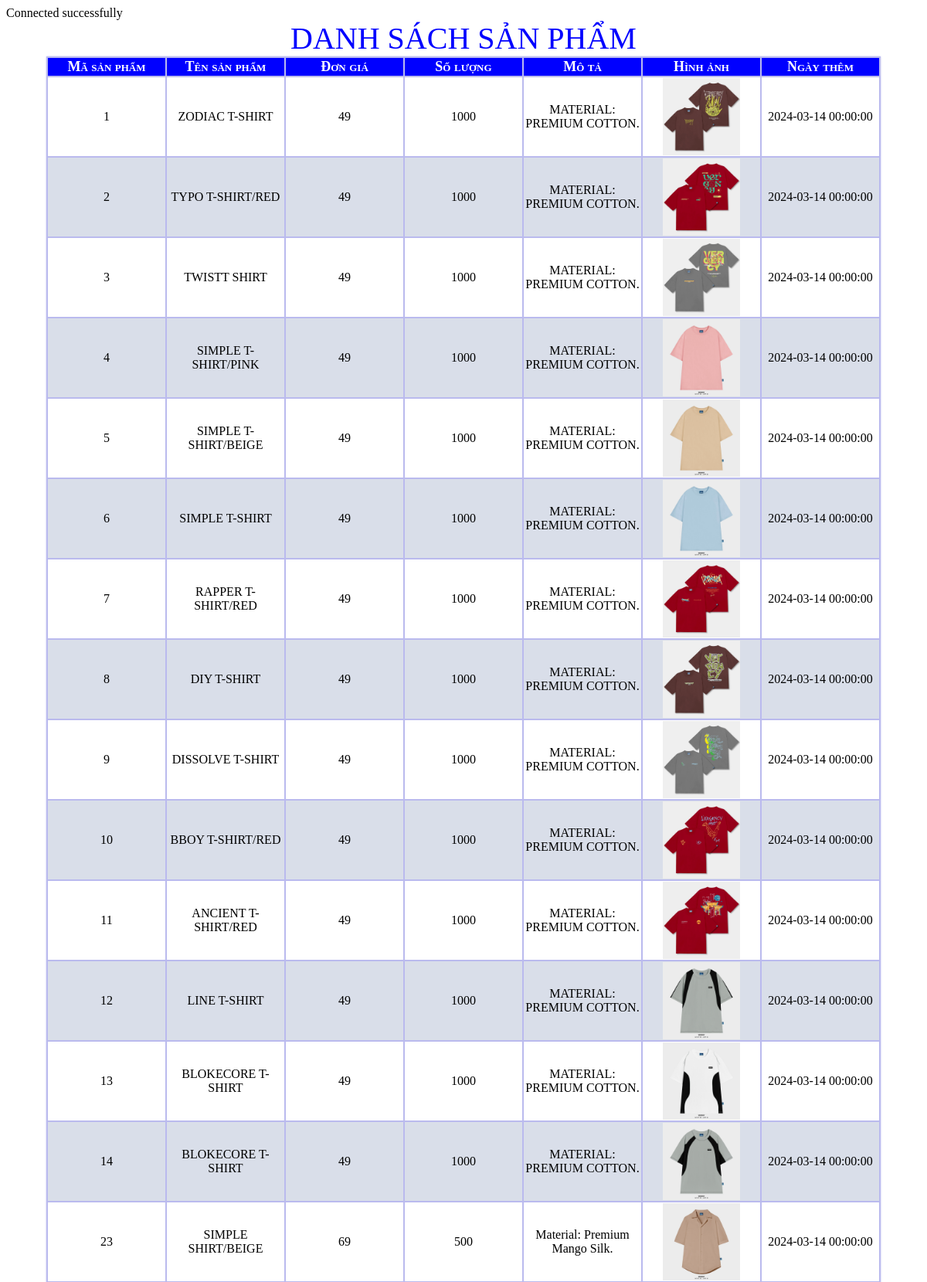
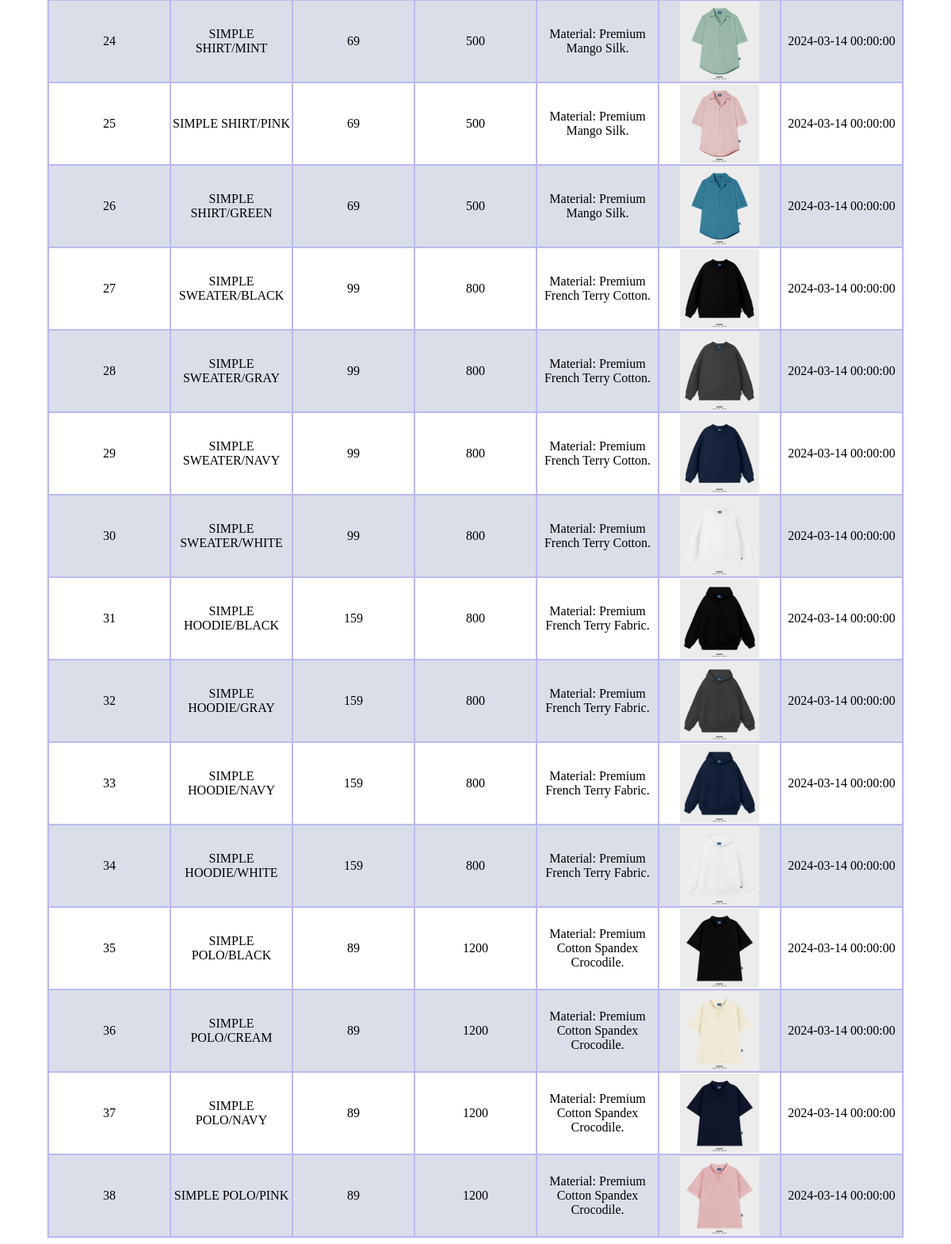
The app's page /LAB3/AS-WEB108/backend/sanpham.php with its own data (2 pictures, top to bottom).
### tables this page shows
CREATE TABLE `sanpham` (
  `id_sp` int(11) NOT NULL,
  `ten` varchar(255) NOT NULL,
  `hinhAnh` varchar(255) NOT NULL,
  `gia` double NOT NULL,
  `giamGia` double NOT NULL,
  `soLuong` double NOT NULL,
  `moTa` text NOT NULL,
  `trangThai` varchar(255) NOT NULL,
  `creat_at` datetime NOT NULL,
  `update_at` datetime NOT NULL,
  `id_dm` int(11) NOT NULL,
  `id_admin` int(11) NOT NULL
);

### LAB3/AS-WEB108/backend/sanpham.php (the view, shortened to what this page needs)
<?php require '../database.php'; ?>
<!DOCTYPE html>
<html lang="en">
<head>
    <link rel="stylesheet" href="../backend/css/sanpham.css">
</head>
<body>
    <div>
        <table border="1">
            <caption>DANH SÁCH SẢN PHẨM</caption>
            <tr>
                <th>Mã sản phẩm</th>
                <th>Tên sản phẩm</th>
                <th>Đơn giá</th>
                <th>Số lượng</th>
                <th>Mô tả</th>
                <th>Hình ảnh</th>
                <th>Ngày thêm</th>
            </tr>
            <?php
            $sql = "select * from sanpham";
            $result = mysqli_query($conn, $sql);
            if ($result === false)
                echo mysqli_error($conn);
            else
                $articles = mysqli_fetch_all($result, MYSQLI_ASSOC);
            if (empty($articles)) :
                echo "Không có sản phẩm nào";
            else :
                foreach ($articles as $k) :
                    echo "<tr>";
                    echo "<td>".$k['id_sp']."</td>";
                    echo "<td>".$k['ten']."</td>";
                    echo "<td>".$k['gia']."</td>";
                    echo "<td>".$k['soLuong']."</td>";
                    echo "<td>".$k['moTa']."</td>";
                    echo "<td><img src='../img/".$k['hinhAnh'].".webp'></td>";
                    echo "<td>".$k['creat_at']."</td>";
                    echo "</tr>";
                endforeach;
            endif;   ?>
        </table>
    </div>
</body>
</html>

### LAB3/AS-WEB108/backend/css/sanpham.css (style rules this page uses)
table { border-collapse: collapse; box-shadow: 0 0 2px rgb(186,186,238); outline: none; border: 2px solid rgb(186, 186, 238); text-align: center; width: 50%; margin: 0 auto; }
caption { color: blue; font-size: 40px; font-variant: small-caps; }
th { background-color: blue; color: white; font-variant: small-caps; border: 2px solid rgb(186, 186, 238); font-size: large; }
td { min-width: 150px; color: black; border: 2px solid rgb(186, 186, 238); }
tr:nth-child(2n+1) { background-color: rgb(217, 222, 233); }
table img { width: 100px; }

### records on screen
sanpham: id_sp "1", ten "ZODIAC T-SHIRT", gia "49", soLuong "1000", moTa "MATERIAL: PREMIUM COTTON.", hinhAnh (picture), creat_at "2024-03-14 00:00:00"
sanpham: id_sp "2", ten "TYPO T-SHIRT/RED", gia "49", soLuong "1000", moTa "MATERIAL: PREMIUM COTTON.", hinhAnh (picture), creat_at "2024-03-14 00:00:00"
sanpham: id_sp "3", ten "TWISTT SHIRT", gia "49", soLuong "1000", moTa "MATERIAL: PREMIUM COTTON.", hinhAnh (picture), creat_at "2024-03-14 00:00:00"
sanpham: id_sp "4", ten "SIMPLE T-SHIRT/PINK", gia "49", soLuong "1000", moTa "MATERIAL: PREMIUM COTTON.", hinhAnh (picture), creat_at "2024-03-14 00:00:00"
sanpham: id_sp "5", ten "SIMPLE T-SHIRT/BEIGE", gia "49", soLuong "1000", moTa "MATERIAL: PREMIUM COTTON.", hinhAnh (picture), creat_at "2024-03-14 00:00:00"
sanpham: id_sp "6", ten "SIMPLE T-SHIRT", gia "49", soLuong "1000", moTa "MATERIAL: PREMIUM COTTON.", hinhAnh (picture), creat_at "2024-03-14 00:00:00"
sanpham: id_sp "7", ten "RAPPER T-SHIRT/RED", gia "49", soLuong "1000", moTa "MATERIAL: PREMIUM COTTON.", hinhAnh (picture), creat_at "2024-03-14 00:00:00"
sanpham: id_sp "8", ten "DIY T-SHIRT", gia "49", soLuong "1000", moTa "MATERIAL: PREMIUM COTTON.", hinhAnh (picture), creat_at "2024-03-14 00:00:00"
sanpham: id_sp "9", ten "DISSOLVE T-SHIRT", gia "49", soLuong "1000", moTa "MATERIAL: PREMIUM COTTON.", hinhAnh (picture), creat_at "2024-03-14 00:00:00"
sanpham: id_sp "10", ten "BBOY T-SHIRT/RED", gia "49", soLuong "1000", moTa "MATERIAL: PREMIUM COTTON.", hinhAnh (picture), creat_at "2024-03-14 00:00:00"
sanpham: id_sp "11", ten "ANCIENT T-SHIRT/RED", gia "49", soLuong "1000", moTa "MATERIAL: PREMIUM COTTON.", hinhAnh (picture), creat_at "2024-03-14 00:00:00"
sanpham: id_sp "12", ten "LINE T-SHIRT", gia "49", soLuong "1000", moTa "MATERIAL: PREMIUM COTTON.", hinhAnh (picture), creat_at "2024-03-14 00:00:00"
sanpham: id_sp "13", ten "BLOKECORE T-SHIRT", gia "49", soLuong "1000", moTa "MATERIAL: PREMIUM COTTON.", hinhAnh (picture), creat_at "2024-03-14 00:00:00"
sanpham: id_sp "14", ten "BLOKECORE T-SHIRT", gia "49", soLuong "1000", moTa "MATERIAL: PREMIUM COTTON.", hinhAnh (picture), creat_at "2024-03-14 00:00:00"
sanpham: id_sp "23", ten "SIMPLE SHIRT/BEIGE", gia "69", soLuong "500", moTa "Material: Premium Mango Silk.", hinhAnh (picture), creat_at "2024-03-14 00:00:00"
sanpham: id_sp "24", ten "SIMPLE SHIRT/MINT", gia "69", soLuong "500", moTa "Material: Premium Mango Silk.", hinhAnh (picture), creat_at "2024-03-14 00:00:00"
sanpham: id_sp "25", ten "SIMPLE SHIRT/PINK", gia "69", soLuong "500", moTa "Material: Premium Mango Silk.", hinhAnh (picture), creat_at "2024-03-14 00:00:00"
sanpham: id_sp "26", ten "SIMPLE SHIRT/GREEN", gia "69", soLuong "500", moTa "Material: Premium Mango Silk.", hinhAnh (picture), creat_at "2024-03-14 00:00:00"
sanpham: id_sp "27", ten "SIMPLE SWEATER/BLACK", gia "99", soLuong "800", moTa "Material: Premium French Terry Cotton.", hinhAnh (picture), creat_at "2024-03-14 00:00:00"
sanpham: id_sp "28", ten "SIMPLE SWEATER/GRAY", gia "99", soLuong "800", moTa "Material: Premium French Terry Cotton.", hinhAnh (picture), creat_at "2024-03-14 00:00:00"
sanpham: id_sp "29", ten "SIMPLE SWEATER/NAVY", gia "99", soLuong "800", moTa "Material: Premium French Terry Cotton.", hinhAnh (picture), creat_at "2024-03-14 00:00:00"
sanpham: id_sp "30", ten "SIMPLE SWEATER/WHITE", gia "99", soLuong "800", moTa "Material: Premium French Terry Cotton.", hinhAnh (picture), creat_at "2024-03-14 00:00:00"
sanpham: id_sp "31", ten "SIMPLE HOODIE/BLACK", gia "159", soLuong "800", moTa "Material: Premium French Terry Fabric.", hinhAnh (picture), creat_at "2024-03-14 00:00:00"
sanpham: id_sp "32", ten "SIMPLE HOODIE/GRAY", gia "159", soLuong "800", moTa "Material: Premium French Terry Fabric.", hinhAnh (picture), creat_at "2024-03-14 00:00:00"
sanpham: id_sp "33", ten "SIMPLE HOODIE/NAVY", gia "159", soLuong "800", moTa "Material: Premium French Terry Fabric.", hinhAnh (picture), creat_at "2024-03-14 00:00:00"
sanpham: id_sp "34", ten "SIMPLE HOODIE/WHITE", gia "159", soLuong "800", moTa "Material: Premium French Terry Fabric.", hinhAnh (picture), creat_at "2024-03-14 00:00:00"
sanpham: id_sp "35", ten "SIMPLE POLO/BLACK", gia "89", soLuong "1200", moTa "Material: Premium Cotton Spandex Crocodile.", hinhAnh (picture), creat_at "2024-03-14 00:00:00"
sanpham: id_sp "36", ten "SIMPLE POLO/CREAM", gia "89", soLuong "1200", moTa "Material: Premium Cotton Spandex Crocodile.", hinhAnh (picture), creat_at "2024-03-14 00:00:00"
sanpham: id_sp "37", ten "SIMPLE POLO/NAVY", gia "89", soLuong "1200", moTa "Material: Premium Cotton Spandex Crocodile.", hinhAnh (picture), creat_at "2024-03-14 00:00:00"
sanpham: id_sp "38", ten "SIMPLE POLO/PINK", gia "89", soLuong "1200", moTa "Material: Premium Cotton Spandex Crocodile.", hinhAnh (picture), creat_at "2024-03-14 00:00:00"
